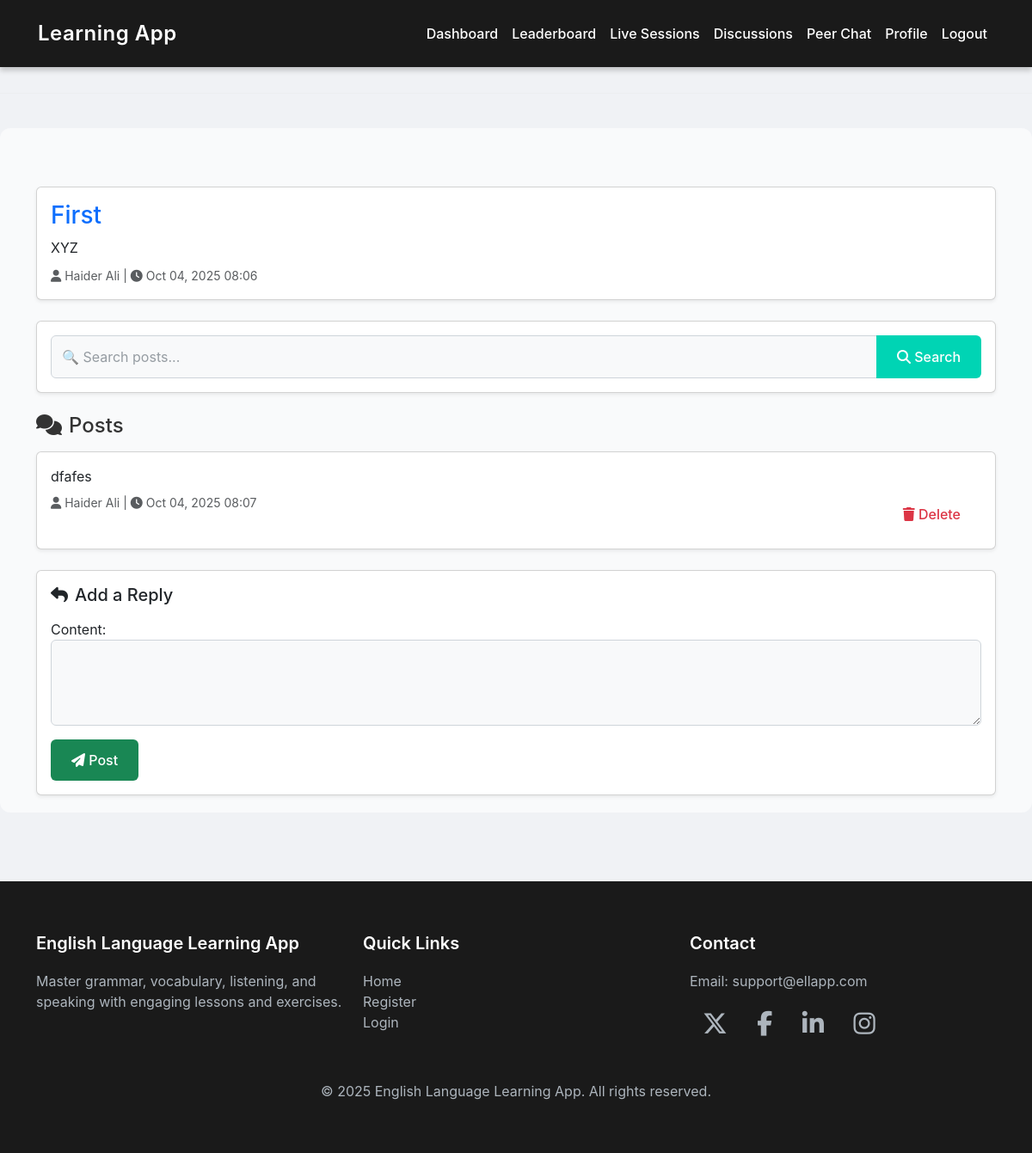
/threads/1/ (signed in), run on the app's committed database.
### myapp/models.py (models this page shows, shortened)
class DiscussionThread(models.Model):
    title = models.CharField(max_length=200)
    description = models.TextField(blank=True, null=True)
    created_by = models.ForeignKey(
        UserRegister,
        on_delete=models.CASCADE,
        related_name='created_threads'
    )
    created_at = models.DateTimeField(auto_now_add=True)

class UserRegister(models.Model):
    ROLE_CHOICES = [
        ('teacher', 'Teacher'),
        ('student', 'Student'),
    ]
    GENDER_CHOICES = [
        ('male', 'Male'),
        ('female', 'Female'),
        ('other', 'Other'),
    ]
    STATUS_CHOICES = [
        ('active', 'Active'),
        ('inactive', 'Inactive'),
    ]
    full_name = models.CharField(max_length=100)
    email = models.EmailField(unique=True)
    password = models.CharField(max_length=255)  # store hashed password
    role = models.CharField(max_length=10, choices=ROLE_CHOICES)
    gender = models.CharField(max_length=10, choices=GENDER_CHOICES, null=True, blank=True)
    dob = models.DateField(null=True, blank=True)
    profile_picture = models.ImageField(upload_to='profiles/', null=True, blank=True)
    phone = models.CharField(max_length=20, null=True, blank=True)
    bio = models.TextField(null=True, blank=True)
    country = models.CharField(max_length=100, null=True, blank=True)
    city = models.CharField(max_length=100, null=True, blank=True)
    status = models.CharField(max_length=10, choices=STATUS_CHOICES, default='active')
    created_at = models.DateTimeField(auto_now_add=True)
    updated_at = models.DateTimeField(auto_now=True)

class DiscussionPost(models.Model):
    thread = models.ForeignKey(
        DiscussionThread,
        on_delete=models.CASCADE,
        related_name='posts'
    )
    author = models.ForeignKey(
        UserRegister,
        on_delete=models.CASCADE,
        related_name='discussion_posts'
    )
    content = models.TextField()
    created_at = models.DateTimeField(auto_now_add=True)
    updated_at = models.DateTimeField(auto_now=True)

### myapp/views.py (the view)
# urls.py: path('threads/<int:pk>/', views.thread_detail, name='thread_detail'),
def thread_detail(request, pk):
    if request.session.get('user_role') != 'student':
        messages.error(request, "Unauthorized access")
        return redirect('login')
    thread = get_object_or_404(DiscussionThread, pk=pk)
    query = request.GET.get('q', '')
    posts = thread.posts.all().order_by('created_at')
    if query:
        posts = posts.filter(
            Q(content__icontains=query) |
            Q(author__full_name__icontains=query)
        )
    post_form = DiscussionPostForm()
    return render(request, 'forum/thread_detail.html', {
        'thread': thread,
        'posts': posts,
        'post_form': post_form,
        'query': query,
    })

### myapp/forms.py
class DiscussionPostForm(forms.ModelForm):
    class Meta:
        model = DiscussionPost
        fields = ['content']
        widgets = {
            'content': forms.Textarea(attrs={'class': 'form-control', 'rows':3}),
        }

### templates/forum/thread_detail.html (shortened to what this page needs)
{% extends 'base.html' %}
{% block content %}
<div class="container mt-5">
    <div class="card shadow-sm mb-4">
        <div class="card-body">
            <h3 class="text-primary">{{ thread.title }}</h3>
            <p class="mb-2">{{ thread.description }}</p>
            <small class="text-muted">
                <i class="fas fa-user"></i> {{ thread.created_by.full_name }} |
                <i class="fas fa-clock"></i> {{ thread.created_at|date:"M d, Y H:i" }}
            </small>
        </div>
    </div>
    <div class="card shadow-sm mb-4">
        <div class="card-body">
            <form method="get">
                <div class="input-group">
                    <input
                        type="text"
                        name="q"
                        class="form-control"
                        placeholder="🔍 Search posts..."
                        value="{{ request.GET.q }}"
                    >
                    <button class="btn btn-primary" type="submit">
                        <i class="fas fa-search"></i> Search
                    </button>
                </div>
            </form>
        </div>
    </div>
    <div class="mb-4">
        <h4 class="mb-3"><i class="fas fa-comments me-2"></i>Posts</h4>
        {% if posts %}
            {% for p in posts %}
            <div class="card shadow-sm mb-3">
                <div class="card-body">
                    <p class="mb-2">{{ p.content }}</p>
                    <div class="d-flex justify-content-between">
                        <small class="text-muted">
                            <i class="fas fa-user"></i> {{ p.author.full_name }} |
                            <i class="fas fa-clock"></i> {{ p.created_at|date:"M d, Y H:i" }}
                        </small>
                        {% if p.author.id == request.session.user_id %}
                        <a href="{% url 'post_delete' p.pk %}" class="btn btn-sm btn-outline-danger">
                            <i class="fas fa-trash"></i> Delete
                        </a>
                        {% endif %}
                    </div>
                </div>
            </div>
            {% endfor %}
        {% else %}
            <p class="text-muted">No posts found.</p>
        {% endif %}
    </div>
    <div class="card shadow-sm">
        <div class="card-body">
            <h5 class="mb-3"><i class="fas fa-reply me-2"></i>Add a Reply</h5>
            <form method="post" action="{% url 'post_create' thread.pk %}">
                {{ post_form.as_p }}
                <button type="submit" class="btn btn-success">
                    <i class="fas fa-paper-plane"></i> Post
                </button>
            </form>
        </div>
    </div>
</div>
{% endblock %}

### templates/base.html (style rules this page uses)
body { background-color: #f0f2f5; font-family: 'Inter', -apple-system, BlinkMacSystemFont, sans-serif; color: #333; }
.form-control { width: 100%; padding: 12px; font-size: 1rem; border: 1px solid #ced4da; border-radius: 6px; background-color: #f8f9fa; color: #333; transition: border-color 0.3s ease, box-shadow 0.3s ease; }
.form-control::placeholder { color: #6c757d; opacity: 0.7; }
textarea.form-control { resize: vertical; min-height: 100px; }
.btn { padding: 12px 24px; font-size: 1rem; font-weight: 500; border-radius: 6px; border: none; cursor: pointer; transition: background-color 0.3s ease, transform 0.2s ease; }
.btn-primary { background-color: #00d4b4; color: #ffffff; }

### data on the page
DiscussionThread: title "First", description "XYZ", created_by.full_name "Haider Ali", created_at "Oct 04, 2025 08:06"
DiscussionPost: content "dfafes", author.full_name "Haider Ali", created_at "Oct 04, 2025 08:07", shows "Delete"
